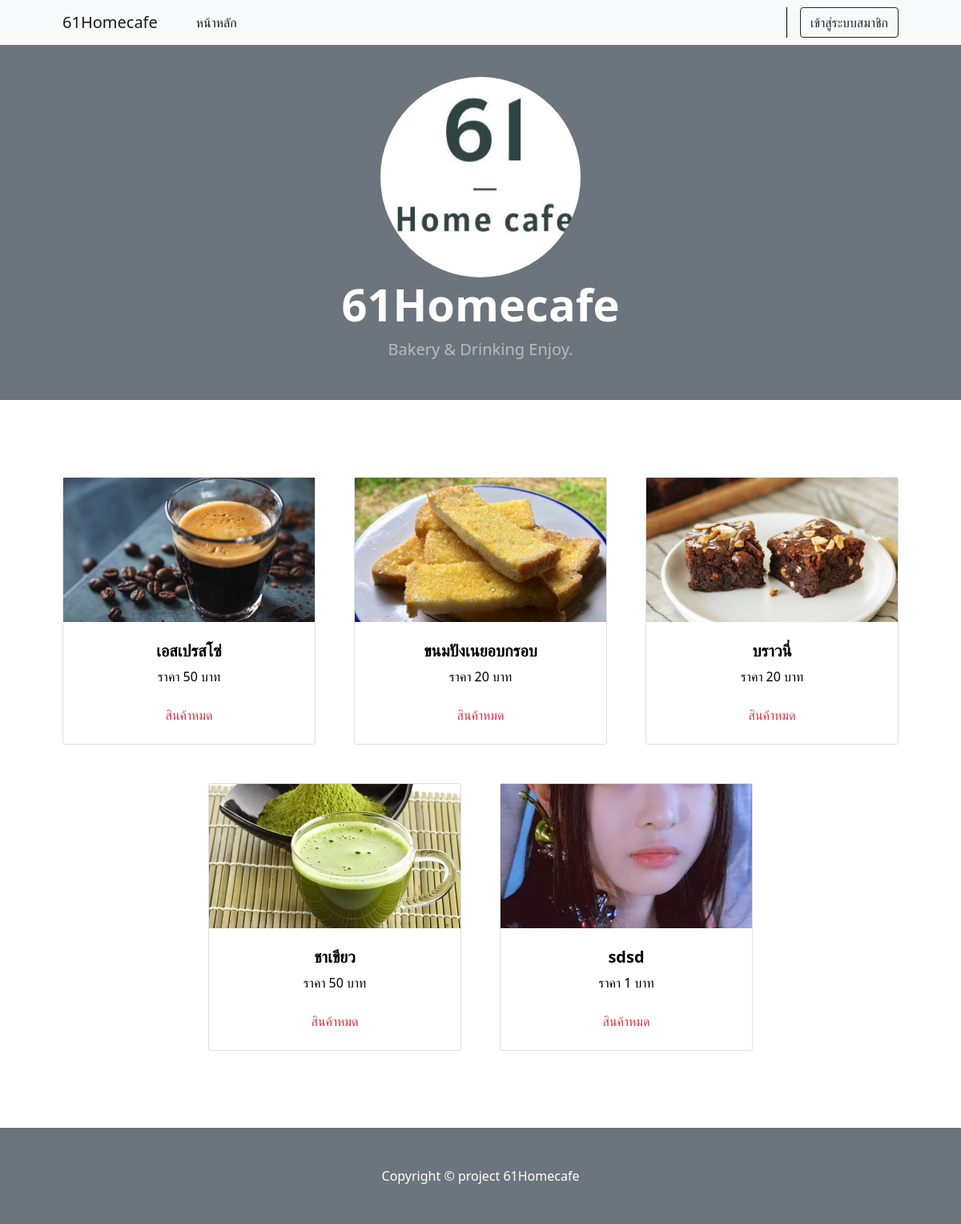
Page /Front-end/index.php on the committed database.
### tables this page shows
CREATE TABLE `tb_product_list` (
  `product_id` int(11) NOT NULL,
  `typeproduct_id` int(2) NOT NULL,
  `product_name` varchar(100) NOT NULL,
  `product_description` varchar(200) NOT NULL,
  `product_price` int(11) NOT NULL,
  `product_unit` varchar(20) NOT NULL,
  `product_status` varchar(20) NOT NULL,
  `product_date_created` datetime NOT NULL,
  `product_date_updated` datetime NOT NULL,
  `product_img` varchar(100) NOT NULL,
  `product_make` varchar(20) NOT NULL,
  `product_delete` int(1) NOT NULL
);

### Front-end/index.php (the view, shortened to what this page needs)
<?php
include('../assets/connect/conn.php');
$time=date("Y-m-d H:i:s",time());
?>
<!DOCTYPE html>
<html lang="en">
<head>
    <link href="../assets/vendor/fontawesome-free/css/all.min.css" rel="stylesheet" type="text/css">
    <link href="https://cdn.jsdelivr.net/npm/bootstrap-icons@1.5.0/font/bootstrap-icons.css" rel="stylesheet" />
    <link href="css/styles.css" rel="stylesheet">
    <link href="css/index1.css" rel="stylesheet">
</head>
<body>
    <?php  include("nav.php"); ?>
      <header class="bg-secondary py-5  ">
        <div class="container pt-5">
            <div class="text-center text-white">
                <center><img src="../img/logo.png" class="rounded-circle" alt="" width=250></center>
                <h1 class="display-4 fw-bolder">61Homecafe</h1>
                <p class="lead fw-normal text-white-50 mb-0">Bakery & Drinking Enjoy.</p>
            </div>
        </div>
    </header>
    <section class="py-5">
        <div class="container px-4 px-lg-5 mt-5">
            <div class="row gx-4 gx-lg-5 row-cols-2 row-cols-md-3 row-cols-xl-3 justify-content-center items">
                <?php
                $sql = "SELECT * FROM tb_product_list WHERE product_delete='0'";
                $result = mysqli_query($connect, $sql);
                if (mysqli_num_rows($result) > 0) {
                    while ($row = mysqli_fetch_assoc($result)) {
                ?>
                        <div class="col mb-5 ">
                            <div class="card h-100 hover">
                                <?php
                                echo "<a href='detail_page.php?proid=".$row['product_id']."'>";
                                if (!empty($row['product_img'])) {
                                    echo "<img class='card-img-top1' src='../assets/img/product/" . $row['product_img'] . "'   alt='item1'/>";
                                } else {
                                    echo "<img class='card-img-top1' src='../assets/img/product/noproduct.png' alt='item1' />";
                                }
                                ?>
                                <div class="card-body p-4">
                                    <div class="text-center">
                                        <h5 class="fw-bolder"><?php echo $row['product_name'];  ?></h5>
                                        ราคา <?php echo $row['product_price'] ?> บาท
                                    </div>
                                </div>
                                </a>
                                <?php
                                    $mysqlchkprice="SELECT sum(product_stock_remaining)  FROM tb_product_stock_list WHERE product_id='".$row['product_id']."' AND product_stock_expiry_date>='$time'";
                                    $resultchkprice= mysqli_query($connect,$mysqlchkprice);
                                    list($chkprice)=mysqli_fetch_row($resultchkprice);
                                    if($chkprice<="0")
                                    {
                                        echo "<div class='card-footer p-4 pt-0 border-top-0 bg-transparent'>
                                                <div class='text-center text-danger'>สินค้าหมด</div>
                                            </div>";
                                    }
                                ?>
                            </div>
                        </div>
                <?php
                    }
                }
                ?>
            </div>
        </div>
    </section>
    <?php
        include("footer.php");
    ?>
</body>
</html>

### Front-end/css/index1.css (style rules this page uses)
.bg-secondary { --bs-bg-opacity:1; background-color:#6C757D; }
.card-img-top1 { width: 100%; height: 15vw; object-fit: cover; }
a { color :#000; text-decoration:none; }

### rows in the picture
tb_product_list: product_img (picture), product_name "เอสเปรสโซ่", product_price "50"
tb_product_list: product_img (picture), product_name "ขนมปังเนยอบกรอบ", product_price "20"
tb_product_list: product_img (picture), product_name "บราวนี่", product_price "20"
tb_product_list: product_img (picture), product_name "ชาเขียว", product_price "50"
tb_product_list: product_img (picture), product_name "sdsd", product_price "1"
